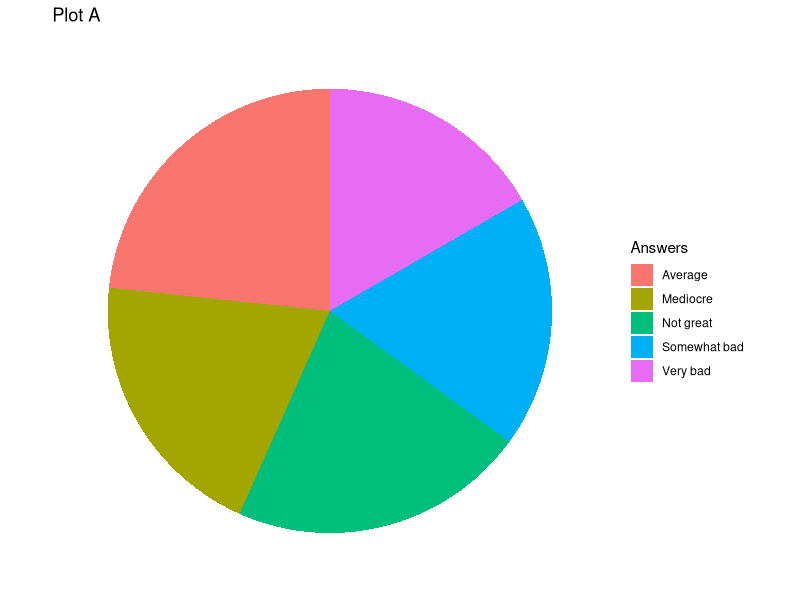
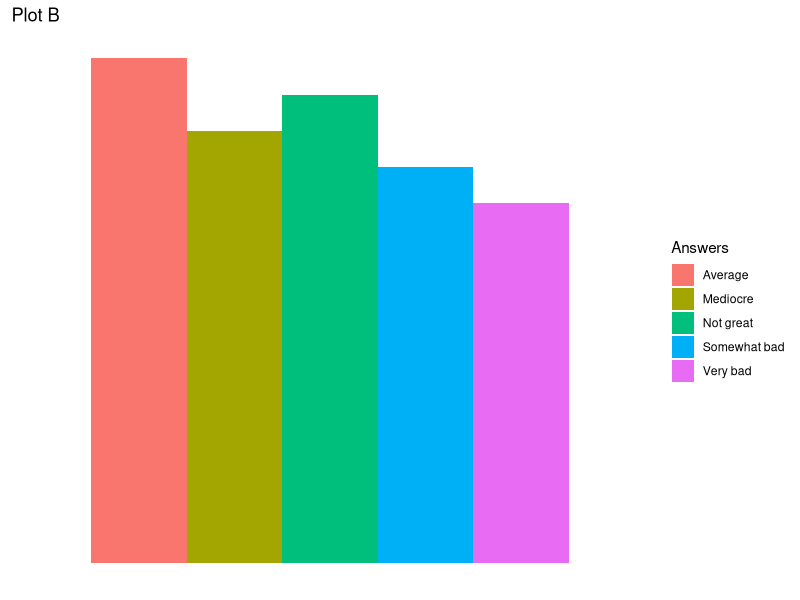

Here is the R script that generated these plots, in order:
## ---- chunk 1
# This code changes "global" settings, here it makes the computer `echo` which refers to 
# printing the code as well as the output into the pdf document when you knit.

knitr::opts_chunk$set(echo = TRUE)

# Change the following code to be your working folder for R

setwd("~/Dropbox/mathCamp/Code/R")
# The following allows the computer to always get the same result for random stuff.
set.seed(100)

# install.packages("dplyr")
# install.packages("ggplot2")
# install.packages("nycflights13")
## ---- chunk 2
library(dplyr, warn.conflicts = FALSE)
library(ggplot2)
library(haven)
## ---- chunk 3
library(ggplot2)
df<- data.frame(y=c(10,11,13,12,14), Answers=c("Very bad", "Somewhat bad","Not great", "Mediocre","Average" ))
ggplot(df, aes(x=factor(1), y=y, fill=Answers))+geom_col()+coord_polar(theta="y")+xlab("")+ylab("")+theme_bw()+theme(axis.line=element_blank(),axis.text.x=element_blank(),
          axis.text.y=element_blank(),axis.ticks=element_blank(),
          axis.title.x=element_blank(),
          axis.title.y=element_blank(),
          panel.background=element_blank(),panel.border=element_blank(),panel.grid.major=element_blank(),
          panel.grid.minor=element_blank(),plot.background=element_blank())+ggtitle("Plot A")

ggplot(df, aes(x=factor(1), y=y, fill=Answers))+geom_col(position="dodge")+xlab("")+ylab("")+theme_bw()+theme(axis.line=element_blank(),axis.text.x=element_blank(),
          axis.text.y=element_blank(),axis.ticks=element_blank(),
          axis.title.x=element_blank(),
          axis.title.y=element_blank(),
          panel.background=element_blank(),panel.border=element_blank(),panel.grid.major=element_blank(),
          panel.grid.minor=element_blank(),plot.background=element_blank())+ggtitle("Plot B")
